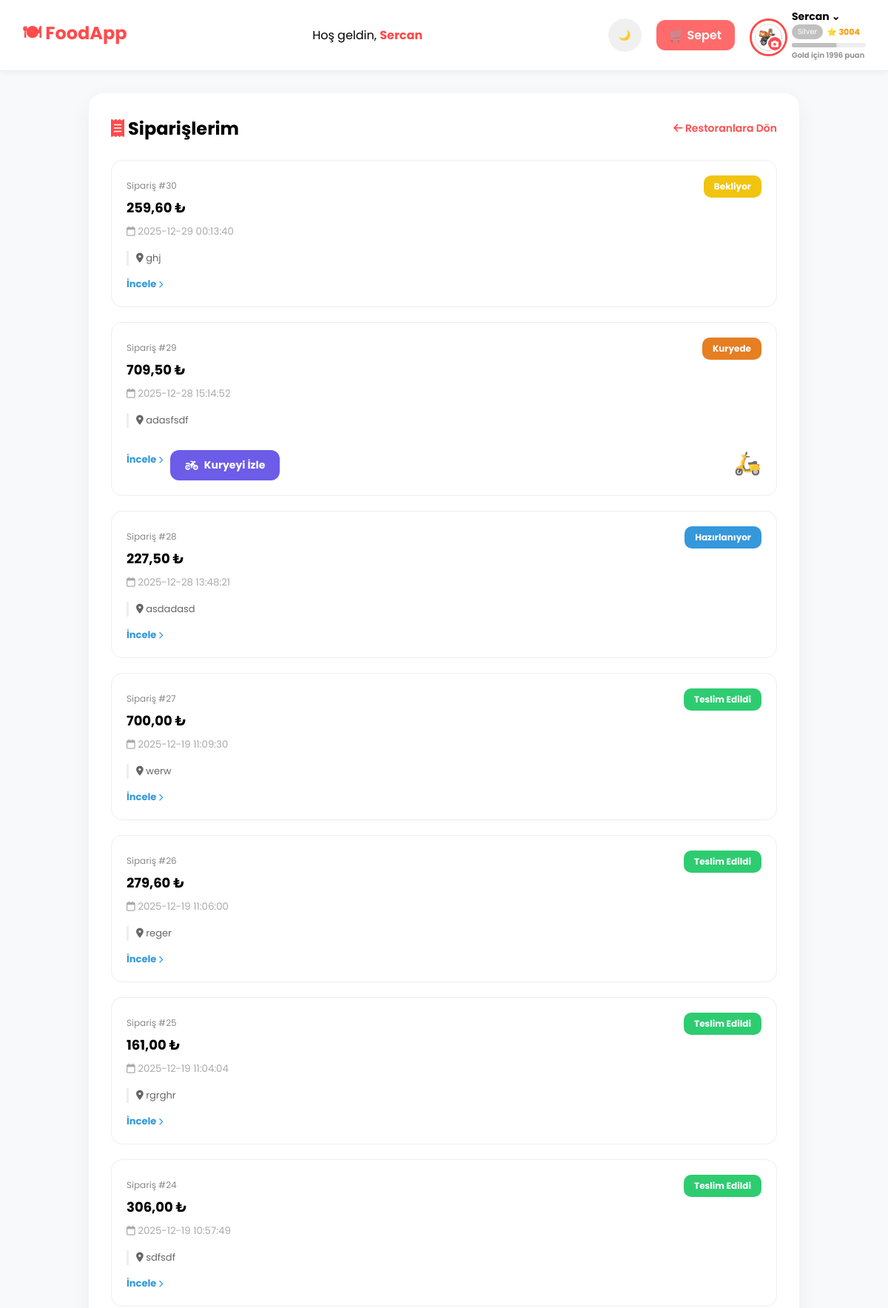
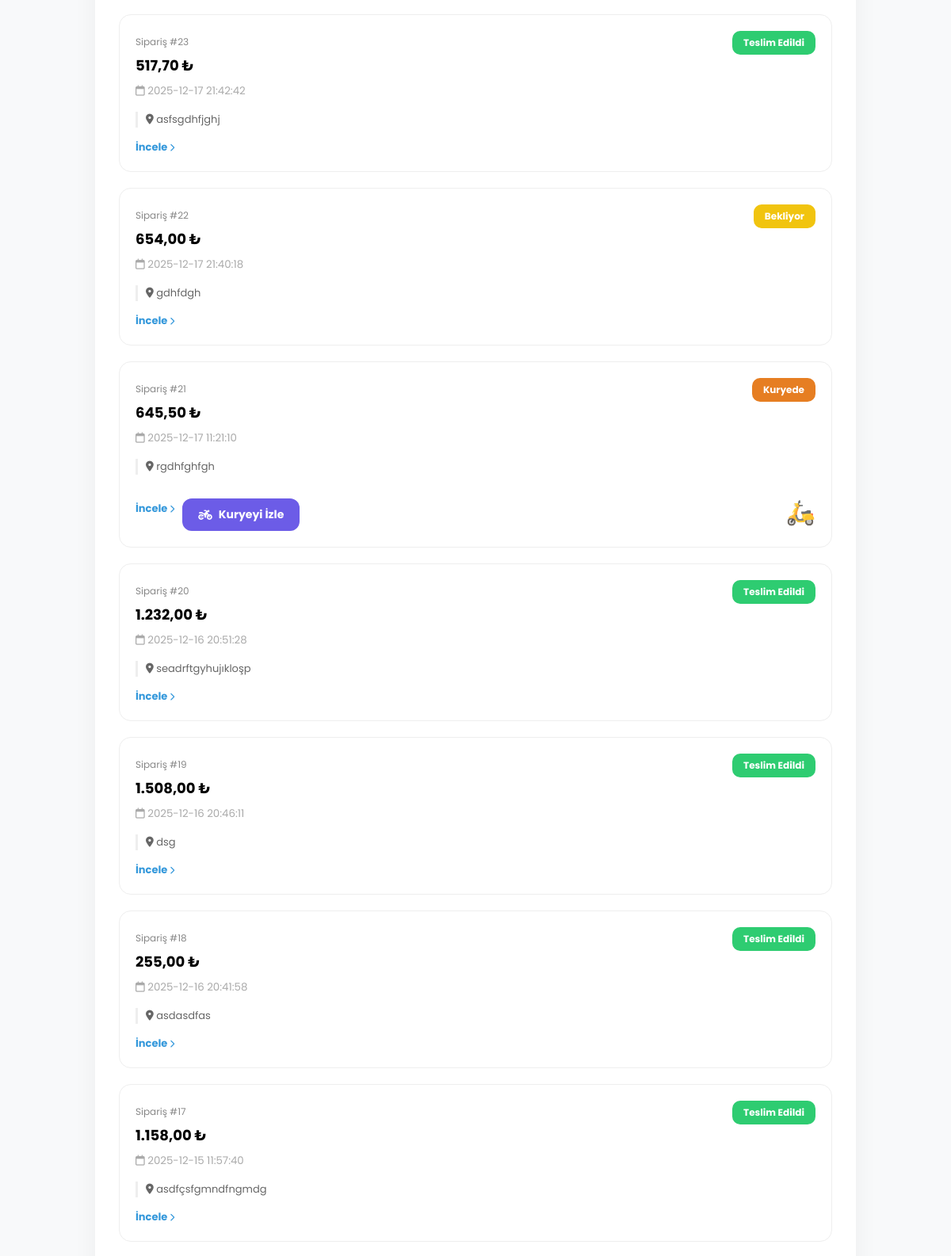
Page /customer/orders.php (signed in, upper part) on the committed database (2 pictures, top to bottom).
### tables this page shows
CREATE TABLE `user_points` (
  `user_id` int(11) NOT NULL,
  `points` int(11) DEFAULT 0
);

CREATE TABLE `orders` (
  `OrderID` int(11) NOT NULL,
  `CustomerID` int(11) NOT NULL,
  `RestaurantID` int(11) NOT NULL,
  `Total` decimal(10,2) NOT NULL,
  `Address` varchar(255) NOT NULL,
  `Status` enum('pending','preparing','on_the_way','delivered') DEFAULT 'pending',
  `OrderDate` timestamp NOT NULL DEFAULT current_timestamp(),
  `used_points` int(11) DEFAULT 0,
  `DeliveryProgress` int(11) DEFAULT 0,
  `on_the_way_at` datetime DEFAULT NULL
);

### customer/orders.php (the view, shortened to what this page needs)
<?php
include "../db.php";
$user_id = (int)$_SESSION["user_id"];
$auto_query = "UPDATE orders
               SET Status = 'delivered'
               WHERE CustomerID = $user_id
               AND Status = 'on_the_way'
               AND on_the_way_at <= (NOW() - INTERVAL 60 SECOND)";
mysqli_query($conn, $auto_query);
$orders = mysqli_query($conn, "
    SELECT * FROM orders
    WHERE CustomerID = $user_id
    ORDER BY OrderDate DESC
");
include "header.php";
?>
<!DOCTYPE html>
<html lang="tr">
<head>
<link rel="stylesheet" href="https://cdnjs.cloudflare.com/ajax/libs/font-awesome/6.5.1/css/all.min.css">
</head>
<body>
<?php render_customer_header(); ?>
<div class="orders-container">
    <div class="header-title">
        <h2 style="margin:0;"><i class="fa-solid fa-receipt" style="color:#ff4b4b;"></i> Siparişlerim</h2>
        <a href="dashboard.php" style="text-decoration:none; color:#ff4b4b; font-weight:600; font-size:14px;">
            <i class="fa-solid fa-arrow-left"></i> Restoranlara Dön
        </a>
    </div>
    <?php if (mysqli_num_rows($orders) == 0): ?>
        <div style="text-align:center; padding:50px;">
            <i class="fa-solid fa-box-open fa-3x" style="color:#ccc; margin-bottom:15px;"></i>
            <p>Henüz hiçbir sipariş vermediniz.</p>
        </div>
    <?php else: ?>
        <?php while ($o = mysqli_fetch_assoc($orders)):
            $badgeClass = "status-pending"; $statusText = "Bekliyor";
            if ($o["Status"] === "preparing") { $badgeClass = "status-preparing"; $statusText = "Hazırlanıyor"; }
            elseif ($o["Status"] === "on_the_way") { $badgeClass = "status-onway"; $statusText = "Kuryede"; }
            elseif ($o["Status"] === "delivered") { $badgeClass = "status-delivered"; $statusText = "Teslim Edildi"; }
        ?>
        <div class="order-card">
            <div style="display:flex; justify-content:space-between; align-items:start;">
                <div>
                    <span style="font-size:12px; color:#888;">Sipariş #<?php echo $o["OrderID"]; ?></span>
                    <h3 style="margin:5px 0; font-size:18px;">
                        <?php echo number_format($o["Total"],2,",","."); ?> ₺
                    </h3>
                    <small style="color:#aaa;"><i class="fa-regular fa-calendar"></i> <?php echo $o["OrderDate"]; ?></small>
                </div>
                <span class="status-badge <?php echo $badgeClass; ?>">
                    <?php echo $statusText; ?>
                </span>
            </div>
            <p style="margin:15px 0; font-size:13px; color:#666; border-left:3px solid #eee; padding-left:10px;">
                <i class="fa-solid fa-location-dot"></i> <?php echo htmlspecialchars($o["Address"]); ?>
            </p>
            <div style="display:flex; gap:10px; align-items:center;">
                <a href="order_detail.php?id=<?php echo $o['OrderID']; ?>"
                   style="color:#3498db; font-size:13px; font-weight:700; text-decoration:none;">
                    İncele <i class="fa-solid fa-chevron-right" style="font-size:10px;"></i>
                </a>
                <?php if ($o["Status"] === "on_the_way"): ?>
                    <a href="track_order.php?id=<?php echo $o['OrderID']; ?>" class="track-btn">
                        <i class="fa-solid fa-motorcycle"></i> Kuryeyi İzle
                    </a>
                    <div class="scooter-anim">🛵</div>
                <?php endif; ?>
            </div>
        </div>
        <?php endwhile; ?>
    <?php endif; ?>
</div>
</body>
</html>

### customer/header.php (shortened to what this page needs)
<?php
function render_customer_header() {
    $user_id   = $_SESSION["user_id"] ?? 0;
    $fullname  = $_SESSION["fullname"] ?? "Kullanıcı";
    $conn = $GLOBALS["conn"];
    $count = 0;
    if ($user_id) {
        $q = mysqli_query($conn, "SELECT SUM(quantity) AS t FROM cart WHERE user_id=$user_id");
        if ($q) {
            $row = mysqli_fetch_assoc($q);
            $count = $row["t"] ?? 0;
        }
    }
    $points = 0;
    $pq = mysqli_query($conn,"SELECT points FROM user_points WHERE user_id=$user_id");
    if ($pq && mysqli_num_rows($pq)) {
        $points = (int)mysqli_fetch_assoc($pq)["points"];
    }
    $level = "Bronze";
    $levelColor = "#cd7f32";
    $nextLevel = "Silver";
    $targetPoints = 1500;
    if ($points >= 5000) {
        $level = "Gold";
        $levelColor = "#FFD700";
        $levelShadow = "#ccab00";
        $targetPoints = 5000;
        $nextLevel = "Efsane";
    } elseif ($points >= 1500) {
        $level = "Silver";
        $levelColor = "#c0c0c0";
        $targetPoints = 5000;
        $nextLevel = "Gold";
    }
    $remaining = $targetPoints - $points;
?>
<link rel="stylesheet" href="https://cdnjs.cloudflare.com/ajax/libs/font-awesome/6.5.1/css/all.min.css">
<div class="top-bar">
    <a href="dashboard.php" class="top-left">🍽 FoodApp</a>
    <div class="top-middle">Hoş geldin, <strong style="color:#ff4b4b"><?= htmlspecialchars($fullname) ?></strong></div>
    <div class="top-right">
        <button id="darkToggle" class="dark-toggle"><span class="icon">🌙</span></button>
        <a href="cart.php" class="cart-btn">🛒 Sepet <?php if ($count > 0): ?><span class="cart-count"><?= $count ?></span><?php endif; ?></a>
        <div class="profile-box">
            <div class="avatar-wrapper" onclick="document.getElementById('avatarModal').style.display='flex'">
                <div class="avatar-edit-icon"><i class="fa-solid fa-camera"></i></div>
            </div>
            <div style="display:flex; flex-direction:column; cursor:pointer;" onclick="toggleProfileMenu(event)">
                <span style="font-size:14px; font-weight:700;"><?= htmlspecialchars(explode(" ",$fullname)[0]) ?> ⌄</span>
                <div style="display:flex; align-items:center; gap:5px;">
                    <span style="font-size:10px; padding:2px 8px; border-radius:999px; color:#fff; background:<?= $levelColor ?>;"><?= $level ?></span>
                    <span style="font-size:11px; font-weight:700; color:#ff9800;">⭐ <?= $points ?></span>
                </div>
                <div class="progress-container"><div class="progress-bar"></div></div>
                <?php if($remaining > 0): ?><span class="next-level-info"><?= $nextLevel ?> için <?= $remaining ?> puan</span><?php endif; ?>
            </div>
        </div>
    </div>
</div>
<?php } ?>

### customer/orders.php (style rules this page uses)
body { background:#f8f9fa; margin:0; font-family:'Poppins', sans-serif; transition: all 0.5s; }
.orders-container { max-width:900px; margin:30px auto; background:white; padding:30px; border-radius:20px; box-shadow:0 10px 30px rgba(0,0,0,0.05); }
.header-title { display: flex; justify-content: space-between; align-items: center; margin-bottom: 25px; }
.order-card { background: #fff; border-radius:15px; padding:20px; margin-bottom:20px; border:1px solid #eee; position:relative; transition: transform 0.3s; }
.status-badge { padding:6px 14px; border-radius:10px; font-size:12px; color:white; font-weight: 700; }
.status-pending { background:#f1c40f; }
.status-preparing { background:#3498db; }
.status-onway { background:#e67e22; }
.status-delivered { background:#2ecc71; }
.track-btn { display:inline-flex; align-items: center; gap: 8px; margin-top:15px; padding:10px 20px; border-radius:12px; background:#6c5ce7; color:white; text-decoration:none; font-size:14px; font-weight:bold; transition: 0.3s; }
.scooter-anim { position:absolute; right:20px; bottom:20px; font-size:30px; animation: drive 1.5s infinite linear; opacity: 0.8; }

### rows in the picture
user_points: points "Silver", points "3004", points "Gold", points "1996"
orders: OrderID "30", Total "259,60", OrderDate "2025-12-29 00:13:40", statusText "Bekliyor", Address "ghj"
orders: OrderID "29", Total "709,50", OrderDate "2025-12-28 15:14:52", Status "Kuryede", Address "adasfsdf"
orders: OrderID "28", Total "227,50", OrderDate "2025-12-28 13:48:21", Status "Hazırlanıyor", Address "asdadasd"
orders: OrderID "27", Total "700,00", OrderDate "2025-12-19 11:09:30", Status "Teslim Edildi", Address "werw"
orders: OrderID "26", Total "279,60", OrderDate "2025-12-19 11:06:00", Status "Teslim Edildi", Address "reger"
orders: OrderID "25", Total "161,00", OrderDate "2025-12-19 11:04:04", Status "Teslim Edildi", Address "rgrghr"
orders: OrderID "24", Total "306,00", OrderDate "2025-12-19 10:57:49", Status "Teslim Edildi", Address "sdfsdf"
orders: OrderID "23", Total "517,70", OrderDate "2025-12-17 21:42:42", Status "Teslim Edildi", Address "asfsgdhfjghj"
orders: OrderID "22", Total "654,00", OrderDate "2025-12-17 21:40:18", statusText "Bekliyor", Address "gdhfdgh"
orders: OrderID "21", Total "645,50", OrderDate "2025-12-17 11:21:10", Status "Kuryede", Address "rgdhfghfgh"
orders: OrderID "20", Total "1.232,00", OrderDate "2025-12-16 20:51:28", Status "Teslim Edildi", Address "seadrftgyhujıkloşp"
orders: OrderID "19", Total "1.508,00", OrderDate "2025-12-16 20:46:11", Status "Teslim Edildi", Address "dsg"
orders: OrderID "18", Total "255,00", OrderDate "2025-12-16 20:41:58", Status "Teslim Edildi", Address "asdasdfas"
orders: OrderID "17", Total "1.158,00", OrderDate "2025-12-15 11:57:40", Status "Teslim Edildi", Address "asdfçsfgmndfngmdg"

### other values in the picture
$fullname "Sercan"
explode(" ",$fullname)[0] "Sercan"
